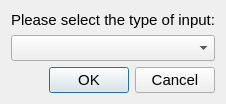
<?xml version="1.0" encoding="UTF-8"?>
<ui version="4.0">
 <class>Dialog</class>
 <widget class="QDialog" name="Dialog">
  <property name="geometry">
   <rect>
    <x>0</x>
    <y>0</y>
    <width>220</width>
    <height>98</height>
   </rect>
  </property>
  <property name="windowTitle">
   <string>Dialog</string>
  </property>
  <layout class="QGridLayout" name="gridLayout">
   <item row="0" column="0">
    <widget class="QLabel" name="label_select">
     <property name="font">
      <font>
       <pointsize>11</pointsize>
      </font>
     </property>
     <property name="text">
      <string>Please select the type of input:</string>
     </property>
    </widget>
   </item>
   <item row="2" column="0">
    <widget class="QDialogButtonBox" name="btns_hardware_inputtype">
     <property name="font">
      <font>
       <pointsize>11</pointsize>
      </font>
     </property>
     <property name="orientation">
      <enum>Qt::Horizontal</enum>
     </property>
     <property name="standardButtons">
      <set>QDialogButtonBox::Cancel|QDialogButtonBox::Ok</set>
     </property>
    </widget>
   </item>
   <item row="1" column="0">
    <widget class="QComboBox" name="combo_hardware_inputtype">
     <property name="font">
      <font>
       <pointsize>11</pointsize>
      </font>
     </property>
    </widget>
   </item>
  </layout>
 </widget>
 <resources/>
 <connections>
  <connection>
   <sender>btns_hardware_inputtype</sender>
   <signal>accepted()</signal>
   <receiver>Dialog</receiver>
   <slot>accept()</slot>
   <hints>
    <hint type="sourcelabel">
     <x>248</x>
     <y>254</y>
    </hint>
    <hint type="destinationlabel">
     <x>157</x>
     <y>274</y>
    </hint>
   </hints>
  </connection>
  <connection>
   <sender>btns_hardware_inputtype</sender>
   <signal>rejected()</signal>
   <receiver>Dialog</receiver>
   <slot>reject()</slot>
   <hints>
    <hint type="sourcelabel">
     <x>316</x>
     <y>260</y>
    </hint>
    <hint type="destinationlabel">
     <x>286</x>
     <y>274</y>
    </hint>
   </hints>
  </connection>
 </connections>
</ui>
